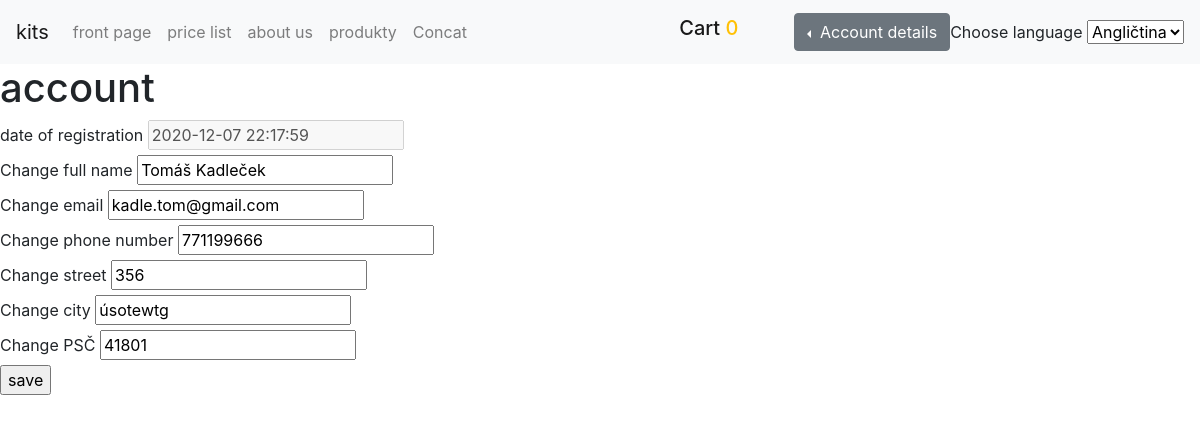
The app's page /account.php (signed in) with its own data.
### tables this page shows
CREATE TABLE IF NOT EXISTS `accounts` (
  `account_id` int(11) NOT NULL AUTO_INCREMENT COMMENT 'The id of account',
  `account_name` varchar(100) NOT NULL COMMENT 'name of account',
  `account_password` text NOT NULL COMMENT 'the password for this account',
  `account_mail` varchar(200) NOT NULL COMMENT 'The email for this account',
  `account_rank` int(11) NOT NULL DEFAULT '3' COMMENT 'The foreign ID of administration group of accounts...',
  `account_reg_date` datetime NOT NULL COMMENT 'The date when this account was registred',
  `account_phone` int(12) NOT NULL,
  `account_republika` varchar(100) NOT NULL,
  `account_ulice` text NOT NULL,
  `account_mesto` varchar(50) NOT NULL,
  `account_psc` int(11) NOT NULL,
  `account_ip` text NOT NULL,
  PRIMARY KEY (`account_id`)
);

### lang/en.php (called while the page is built)
<?php
$lang = array(
    "title" => "kits",
    "login" => "login",
    "logout" => "logout",
    "forgotPassword" => "forgot password",
    "account" => "Account name",
    "repeatPassword" => "Repeat password",
    "registration" => "registration",
    "activateAccount" => "Account activation",
    "firstName" => "First name",
    "lastName" => "Last name",
    "prihlasovaciEmail" => "Přihlašovací email",
    "fullName" => "Jméno a příjmení (název firmy)",
    "ulice" => "ulice",
    "Mesto" => "Město",
    "PSC" => "Poštovní směrovací číslo",
    "fakturacniUdaje" => "Fakturační údaje",
    "Phone" => "Phone",
    "DateBirth" => "date",
    "companyName" => "Název firmy",
    "gender" => "Pohlaví",
    "newPassword" => "Generace nového hesla",
    "uvod" => "uvod",
    "obchodniPodminky" => "obchodní podmínky",
    "produkty" => "produkty",
    "uvod" => "front page",
    "cenik" => "price list",
    "kontakt" => "Concat",
    "oNas" => "about us",
    "novinky" => "novinky",
    "account" => "account",
    "accountDetails" => "Account details",
    "exit" => "exit",
    "administrativa" => "administration",
    "nemamUcet" => "You don't have a account register here?",
    "emailVloz" => "enter email",
    "email" => "email",
    "passwordVloz" => "enter passowrd",
    "password" => "password",
    "registruj" => "Register account",
    "zmenaJmena" => "Change full name",
    "zmenaEmailu" => "Change email",
    "zmenaTelefonu" => "Change phone number",
    "zmenaUlice" => "Change street",
    "zmenaMesto" => "Change city",
    "zmenaPsc" => "Change PSČ",
    "save" => "save",
    "account_reg_date" => "date of registration",
    "langchoice" => "Change language",
    "expiration" => "Remember me!",
    "RegistrationSuccessfully" => "Register Successfully..... Please Click On Login Account Link",
    "LoginSuccessfully" => "Successfully Login...",
    "kosik" => "Přidej do košíku",
    "HaError" => "HaError",
    "vyberJazyk" => "Choose language",
    "EnglishChoose" => "Angličtina",
    "CestinaChoose" => "Čeština",
    "koupit" => "buy goods",
    "doprava" => "Select Transportation: ",
    "platba" => "Select payment type: ",
    "emptyKosik" => "Cart is Empty",
    "Cart" => "Cart",
    "MyCart" => "My Cart",
    "delivery" => "Delivery Charges",
    "PriceDetails" => "PRICE DETAILS",
    "Price" => "Price",
    "items" => "Items",
    "AmountPayable" => "Amount Payable",
    "FREE" => "SELECT IN THE NEXT STEP"
);

### account.php (the view, shortened to what this page needs)
<?php
require 'config/configDB.php';
?>
<!DOCTYPE html>
<html lang="en">
<head>
    <link rel="stylesheet" href="https://stackpath.bootstrapcdn.com/bootstrap/4.5.2/css/bootstrap.min.css">
    <link rel="stylesheet" href="https://maxcdn.bootstrapcdn.com/bootstrap/4.0.0/css/bootstrap.min.css">
</head>
<body>
    <?php include('pohledy/doplnky/header.php'); ?>
    <h1><?php echo $lang['account']; ?></h1>
    <?php
    if (isset($_COOKIE['login'])) { ?>
        <form method="post">
            <div>
                <label><?php echo $lang['account_reg_date'] ?></label>
                <input type="text" name="account_reg_date" value="<?php echo $row['account_reg_date']; ?>" disabled>
            </div>
            <div>
                <label><?php echo $lang['zmenaJmena'] ?></label>
                <input type="text" name="account_name" value="<?php echo $row['account_name']; ?>">
            </div>
            <div>
                <label><?php echo $lang['zmenaEmailu'] ?></label>
                <input type="text" name="account_email" value="<?php echo $row['account_mail']; ?>">
            </div>
            <div>
                <label><?php echo $lang['zmenaTelefonu'] ?></label>
                <input type="text" name="account_phone" value="<?php echo $row['account_phone']; ?>">
            </div>
            <div>
                <label><?php echo $lang['zmenaUlice'] ?></label>
                <input type="text" name="account_ulice" value="<?php echo $row['account_ulice']; ?>">
            </div>
            <div>
                <label><?php echo $lang['zmenaMesto'] ?></label>
                <input type="text" name="account_mesto" value="<?php echo $row['account_mesto']; ?>">
            </div>
            <div>
                <label><?php echo $lang['zmenaPsc'] ?></label>
                <input type="text" name="account_psc" value="<?php echo $row['account_psc']; ?>">
            </div>
            <input type="submit" name="save" value="<?php echo $lang['save'] ?>">
        </form>
    <?php
    }
    ?>
</body>
</html>

### records on screen
accounts: account_reg_date "2020-12-07 22:17:59", account_name "Tomáš Kadleček", account_email "kadle.tom@gmail.com", account_phone "771199666", account_ulice "356", account_mesto "úsotewtg", account_psc "41801"

### other values on screen
$lang['title'] "kits"
$lang['uvod'] "front page"
$lang['cenik'] "price list"
$lang['oNas'] "about us"
$lang['produkty'] "produkty"
$lang['kontakt'] "Concat"
$lang['Cart'] "Cart"
$lang['accountDetails'] "Account details"
$lang['vyberJazyk'] "Choose language"
$lang['account'] "account"
$lang['account_reg_date'] "date of registration"
$lang['zmenaJmena'] "Change full name"
$lang['zmenaEmailu'] "Change email"
$lang['zmenaTelefonu'] "Change phone number"
$lang['zmenaUlice'] "Change street"
